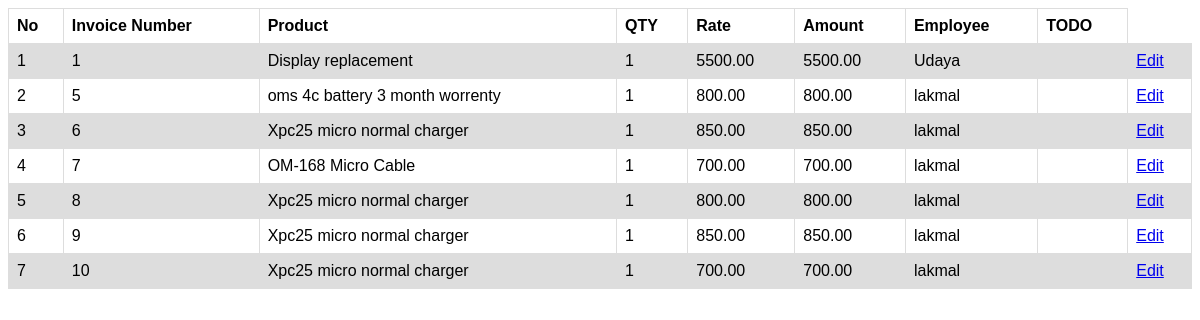
The page /sales.php on the database its author committed.
### tables this page shows
CREATE TABLE `sales` (
  `sales_id` int(5) NOT NULL,
  `invoice_number` int(10) NOT NULL,
  `product` varchar(100) NOT NULL,
  `batch` varchar(50) DEFAULT NULL,
  `description` varchar(50) DEFAULT NULL,
  `qty` varchar(8) NOT NULL,
  `rate` decimal(8,2) NOT NULL,
  `amount` decimal(8,2) NOT NULL,
  `cost` double(10,2) NOT NULL,
  `profit` double(10,2) NOT NULL,
  `worker` varchar(30) NOT NULL,
  `discount_price` decimal(10,2) DEFAULT 0.00,
  `individual_discount_mode` tinyint(1) DEFAULT 0,
  `datetime` datetime NOT NULL DEFAULT current_timestamp()
);

### sales.php (the view, shortened to what this page needs)
<?php require_once 'inc/config.php'; ?>
<!DOCTYPE html>
<html lang="en">
<head>
</head>
<body>
    <?php
    $sql = "SELECT * FROM sales";
    if ($result = mysqli_query($con, $sql)) {
        if (mysqli_num_rows($result) > 0) {
            echo "<table>";
            echo "<tr>";
            echo "<th>No</th>";
            echo "<th>Invoice Number</th>";
            echo "<th>Product</th>";
            echo "<th>QTY</th>";
            echo "<th>Rate</th>";
            echo "<th>Amount</th>";
            echo "<th>Employee</th>";
            echo "<th>TODO</th>";
            echo "</tr>";
            while ($row = mysqli_fetch_array($result)) {
                echo "<tr>";
                echo "<td>" . $row['sales_id'] . "</td>";
                echo "<td>" . $row['invoice_number'] . "</td>";
                echo "<td>" . $row['product'] . "</td>";
                echo "<td>" . $row['qty'] . "</td>";
                echo "<td>" . $row['rate'] . "</td>";
                echo "<td>" . $row['amount'] . "</td>";
                echo "<td>" . $row['worker'] . "</td>";
                echo "<td> " . $row['todo'] . "</td>";
                echo "<td> <a href='edit.php?edit= {$row['sales_id']} ' target='_blanck'>Edit</a> </td>";
                echo "</tr>";
            }
            echo "</table>";
        } else {
            echo "No records matching your query were found.";
        }
    } else {
        echo "ERROR: Could not able to execute $sql. " . mysqli_error($con);
    }
    ?>
</body>
</html>

### sales.php (style rules this page uses)
table { font-family: arial, sans-serif; border-collapse: collapse; width: 100%; }
td, th { border: 1px solid #dddddd; text-align: left; padding: 8px; }
tr:nth-child(even) { background-color: #dddddd; }

### rows shown on the page
sales: sales_id "1", invoice_number "1", product "Display replacement", qty "1", rate "5500.00", amount "5500.00", worker "Udaya"
sales: sales_id "2", invoice_number "5", product "oms 4c battery 3 month worrenty", qty "1", rate "800.00", amount "800.00", worker "lakmal"
sales: sales_id "3", invoice_number "6", product "Xpc25 micro normal charger", qty "1", rate "850.00", amount "850.00", worker "lakmal"
sales: sales_id "4", invoice_number "7", product "OM-168 Micro Cable", qty "1", rate "700.00", amount "700.00", worker "lakmal"
sales: sales_id "5", invoice_number "8", product "Xpc25 micro normal charger", qty "1", rate "800.00", amount "800.00", worker "lakmal"
sales: sales_id "6", invoice_number "9", product "Xpc25 micro normal charger", qty "1", rate "850.00", amount "850.00", worker "lakmal"
sales: sales_id "7", invoice_number "10", product "Xpc25 micro normal charger", qty "1", rate "700.00", amount "700.00", worker "lakmal"
